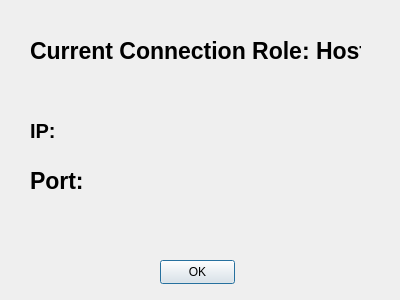
<?xml version="1.0" encoding="UTF-8"?>
<ui version="4.0">
 <class>HostConnectionInfoDialog</class>
 <widget class="QDialog" name="HostConnectionInfoDialog">
  <property name="geometry">
   <rect>
    <x>0</x>
    <y>0</y>
    <width>400</width>
    <height>300</height>
   </rect>
  </property>
  <property name="windowTitle">
   <string>Dialog</string>
  </property>
  <widget class="QLabel" name="label">
   <property name="geometry">
    <rect>
     <x>30</x>
     <y>30</y>
     <width>331</width>
     <height>41</height>
    </rect>
   </property>
   <property name="styleSheet">
    <string notr="true">font-size: 23px; font-weight: bold;</string>
   </property>
   <property name="text">
    <string>Current Connection Role: Host</string>
   </property>
  </widget>
  <widget class="QLabel" name="ip_label">
   <property name="geometry">
    <rect>
     <x>30</x>
     <y>110</y>
     <width>331</width>
     <height>41</height>
    </rect>
   </property>
   <property name="styleSheet">
    <string notr="true">font-size: 20px; font-weight: bold;</string>
   </property>
   <property name="text">
    <string>IP:</string>
   </property>
  </widget>
  <widget class="QLabel" name="port_label">
   <property name="geometry">
    <rect>
     <x>30</x>
     <y>160</y>
     <width>331</width>
     <height>41</height>
    </rect>
   </property>
   <property name="styleSheet">
    <string notr="true">font-size: 23px; font-weight: bold;</string>
   </property>
   <property name="text">
    <string>Port:</string>
   </property>
  </widget>
  <widget class="QPushButton" name="ok_btn">
   <property name="geometry">
    <rect>
     <x>160</x>
     <y>260</y>
     <width>75</width>
     <height>24</height>
    </rect>
   </property>
   <property name="text">
    <string>OK</string>
   </property>
  </widget>
 </widget>
 <resources/>
 <connections/>
</ui>
